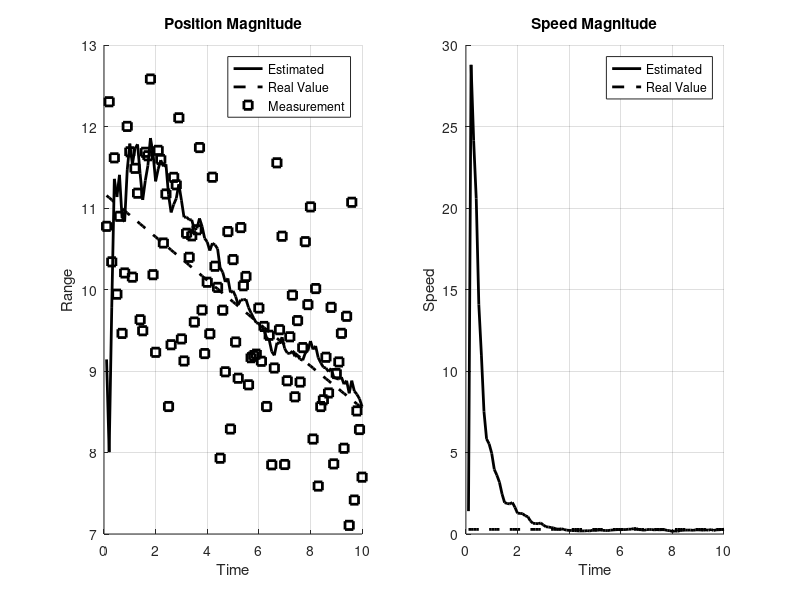
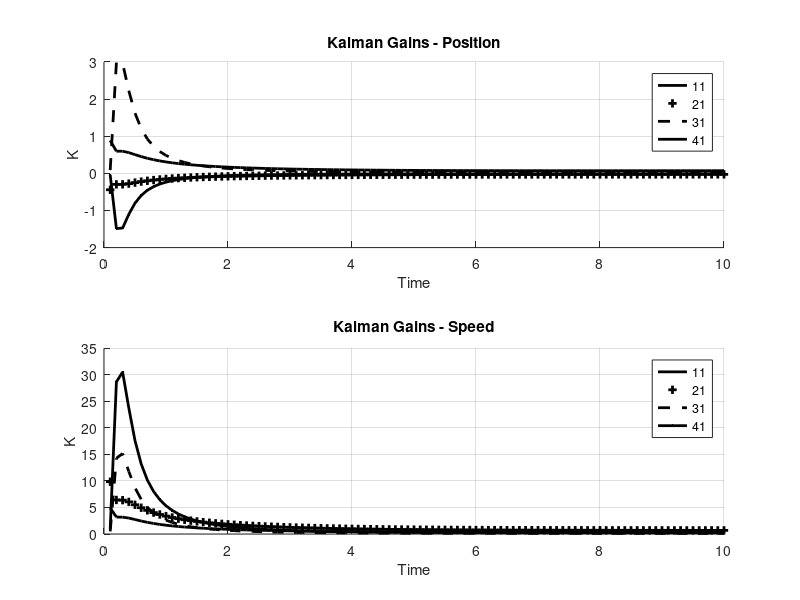
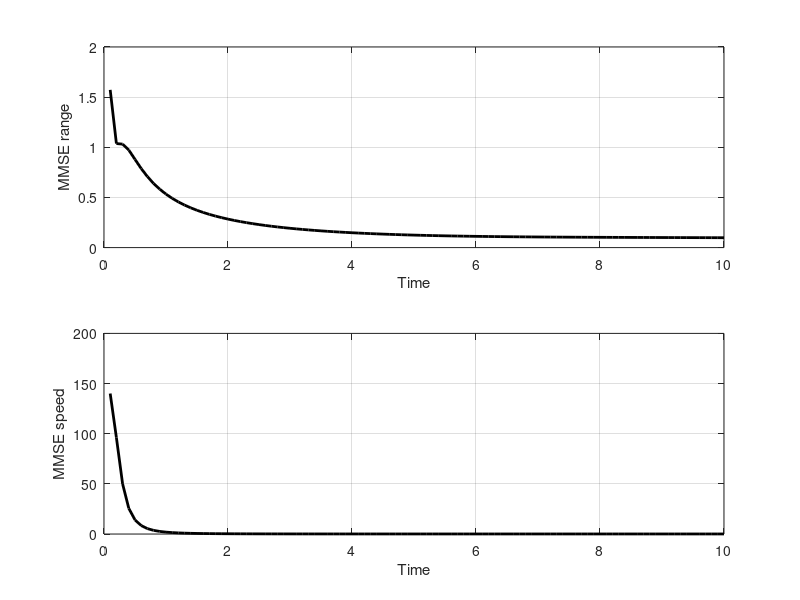

Recreate these plots in MATLAB, in order.
function kalman_extended
close all 

time  = 10;
delta   = 0.1;
n_iter = time/delta;

p        = 4; % rx,ry,vx,vy  
m        = 2; % range, bearing

h_save      = zeros(n_iter, m);
xm_save      = zeros(n_iter, m);

K1_save      = zeros(n_iter,p);
K2_save      = zeros(n_iter,p);

Ppos_save    = zeros(n_iter, 1);
Pspeed_save  = zeros(n_iter, 1);

xe_save   = zeros(n_iter, p);
time_k      = zeros(n_iter, 1);


sigma_u    = 0.001;

sigma_R    = 1; % 1, 0.1, 0.1
sigma_Beta = 0.01;

R = [sigma_R, 0; 0, sigma_Beta]; % variance matrix, sensor noise

F   = [ 1, 0, delta, 0; 
        0, 1, 0, delta;
        0, 0, 1, 0 ;
        0, 0, 0, 1];

%   the first rows are zero since the first two have sensors, and the other are
% estimations from the observer 
Q   = [ 0, 0, 0, 0;
        0, 0, 0, 0;
        0, 0, sigma_u, 0 ;
        0, 0, 0, sigma_u];

% initial guesses
xe  = [ 5; 5; 0; 0 ];
P   =  100* eye(p);

% real values
pos_x = 10;
pos_y = -5;

vel_x = -0.2;
vel_y =  0.2;

rx = zeros(n_iter, 1);
ry = zeros(n_iter, 1);

for k = 1:n_iter
    time_k(k) = delta*k;

    % real values, line
    rx(k)    = pos_x + vel_x*delta*k;
    ry(k)    = pos_y + vel_y*delta*k;
  
    h_n   =  [  sqrt(rx(k)^2+ry(k)^2) ;
                atan2(ry(k) ,rx(k) )  ]; 

    % observations/ measurements
    noise  =  [ sigma_R*randn() ; sigma_Beta*randn() ];
    xm     =  h_n + noise;

    % Prediction
    xe   = F*xe; 
    P    = F*P*F' + Q; 

        % non-linear function 
    h_hat =  [  sqrt(xe(1,1)^2+xe(2,1)^2)  ; 
                atan2(xe(2,1) ,xe(1,1) )];
  
    rx_n    = rx(k); 
    ry_n    = ry(k); 

        % Jacobian of h
    H   =   [ rx_n/sqrt(rx_n^2+ry_n^2) , ry_n /sqrt(rx_n^2+ry_n^2) , 0, 0;
             -ry_n/(rx_n^2+ry_n^2),   rx_n/(rx_n^2+ry_n^2), 0, 0 ];


    % Update
    K   = P*H'/(H*P*H' + R);
    xe  = xe + K*(xm-h_hat);
    P   = ( eye(p) - K*H )*P;

    xe_save(k,:)    =  xe'; % [rx ,ry, vx,vy]
    h_save(k,:)     =  h_n';
    xm_save(k,:)    =  xm';
    K1_save(k,:)    =  K(:,1)';
    K2_save(k,:)    =  K(:,2)';
  
    Ppos_save(k)   = sqrt(P(1,1)^2+P(2,2)^2);  % position magnitude
    Pspeed_save(k) = sqrt(P(3,3)^2+P(4,4)^2);  % speed magnitude

end

figure
subplot(121); hold on
plot(time_k,sqrt( xe_save(:,1).^2 +xe_save(:,2).^2  ),'k-','LineWidth',2)
plot(time_k,h_save(:,1),'k--','LineWidth',2)
plot(time_k,xm_save(:,1),'ks','LineWidth',2)
title('Position Magnitude')
legend( 'Estimated','Real Value', 'Measurement')
xlabel('Time')
ylabel('Range')
grid on

subplot(122); hold on
plot(time_k,sqrt( xe_save(:,3).^2 +xe_save(:,4).^2  ),'k-','LineWidth',2)
speed = sqrt(vel_x^2 + vel_y^2) ;
plot( time_k , speed*ones(size(xe_save(:,2)) ) ,'k--','LineWidth',2)
title('Speed Magnitude')
legend( 'Estimated','Real Value')
xlabel('Time')
ylabel('Speed')
grid on


figure()
subplot(211); hold on
plot(time_k, K1_save(:,1) ,'k-','LineWidth',2)
plot(time_k, K1_save(:,2) ,'k+','LineWidth',2)
plot(time_k, K1_save(:,3) ,'k--','LineWidth',2)
plot(time_k, K1_save(:,4) ,'k.-','LineWidth',2)
legend('11','21','31','41')
title('Kalman Gains - Position')
xlabel('Time')
ylabel('K')
grid on

subplot(212); hold on
plot(time_k, K2_save(:,1) ,'k-','LineWidth',2)
plot(time_k, K2_save(:,2) ,'k+','LineWidth',2)
plot(time_k, K2_save(:,3) ,'k--','LineWidth',2)
plot(time_k, K2_save(:,4) ,'k.-','LineWidth',2)
title('Kalman Gains - Speed')
legend('11','21','31','41')
xlabel('Time')
ylabel('K')
grid on


figure
subplot(211)
plot(time_k, Ppos_save ,'k-','LineWidth',2)
xlabel('Time')
ylabel('MMSE range')
grid on

subplot(212)
plot(time_k, Pspeed_save ,'k-','LineWidth',2)
xlabel('Time')
ylabel('MMSE speed')
grid on

